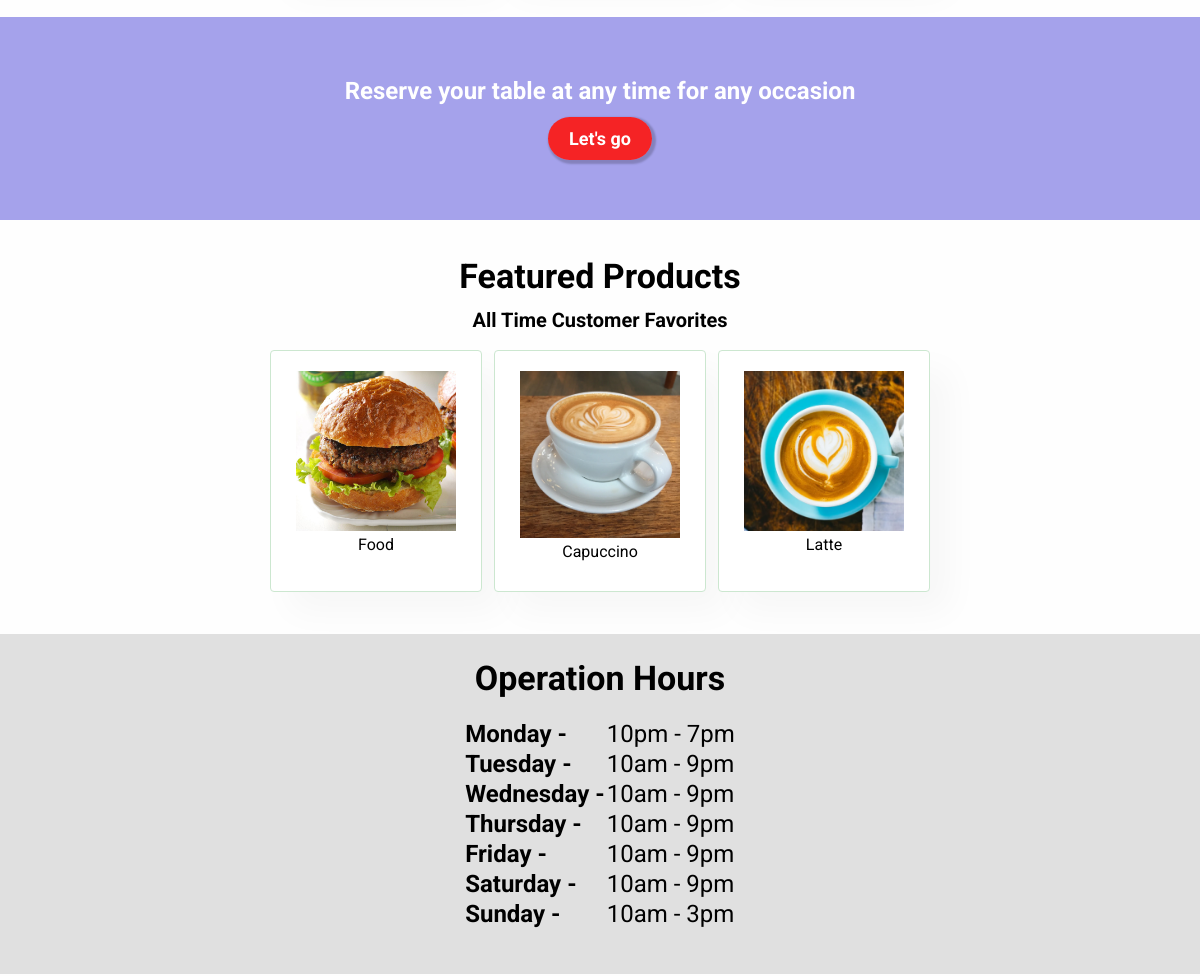
/ (middle part), run on an earlier commit of the app's database.
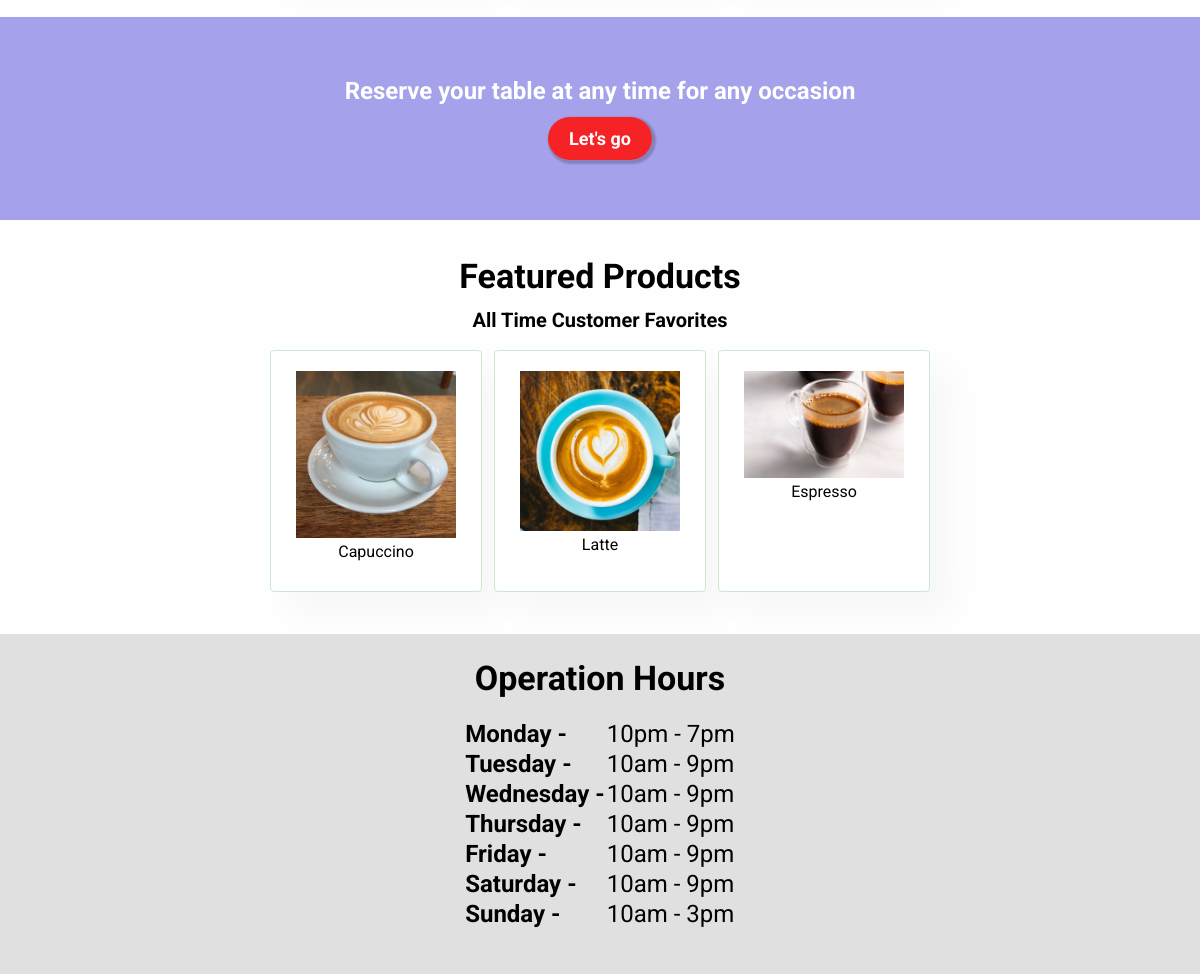
And on a later commit of the database.
### restaurant/models.py (models this page shows, shortened)
class FoodItem(models.Model):
    type = models.CharField(max_length=100)
    category = models.CharField(max_length=100)
    name = models.CharField(max_length=100)
    price = models.DecimalField(max_digits=6, decimal_places=2)
    description = models.TextField(blank=True)
    image = models.ImageField(upload_to='menu_items/')
    details_url = models.URLField(blank=True, null=True)

### restaurant/views.py (the view)
# urls.py: 2. Add a URL to urlpatterns:  path('', views.home, name='home')
def home(request):
    food_items = FoodItem.objects.all()[:3]
    products = Product.objects.all()[:3]
    context = {
        'food_items': food_items,
        'products': products
    }
    return render(request, 'home.html', context)

### templates/home.html (shortened to what this page needs)
{% extends 'main.html' %} {% load static %} {% block content %}
<section class="reserve">
  <h2>Reserve your table at any time for any occasion</h2>
  <button>
    <a href="{% url 'contact' %}">Let's go</a>
  </button>
</section>
<section class="info-container">
  <h3>Featured Products</h3>
  <p>All Time Customer Favorites</p>
  <ul class="list-wrapper">
    {% for food_item in food_items %}
    <li class="card">
      <img
        src="{{ MEDIA_URL }}{{ food_item.image.url }}"
        alt="{{ food_item.name }}"
        width="160px"
        height="160px"
      />{{ food_item.name }}
    </li>
    {% endfor %}
  </ul>
</section>
<section class="operations">
  <h3>Operation Hours</h3>
  <table class="hours">
    <tbody>
      <tr>
        <th>Monday -</th>
        <td>10pm - 7pm</td>
      </tr>
      <tr>
        <th>Tuesday -</th>
        <td>10am - 9pm</td>
      </tr>
      <tr>
        <th>Wednesday -</th>
        <td>10am - 9pm</td>
      </tr>
      <tr>
        <th>Thursday -</th>
        <td>10am - 9pm</td>
      </tr>
      <tr>
        <th>Friday -</th>
        <td>10am - 9pm</td>
      </tr>
      <tr>
        <th>Saturday -</th>
        <td>10am - 9pm</td>
      </tr>
      <tr>
        <th>Sunday -</th>
        <td>10am - 3pm</td>
      </tr>
    </tbody>
  </table>
</section>
{% endblock %}

What changed in the data, as far as the page shows it:
removed FoodItem: image (picture), name "Food"
now on this page (row unchanged): FoodItem: image (picture), name "Espresso"
